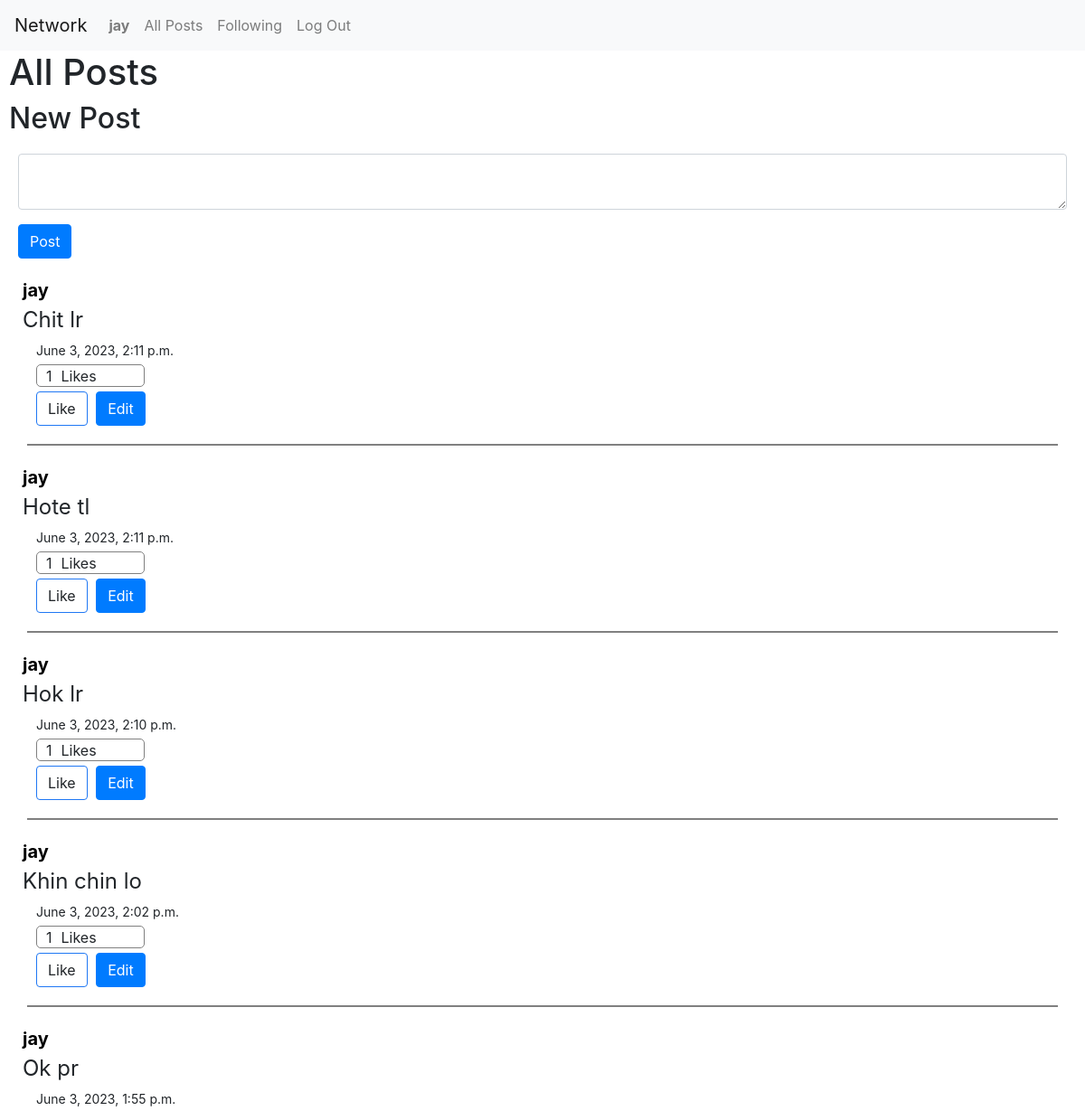
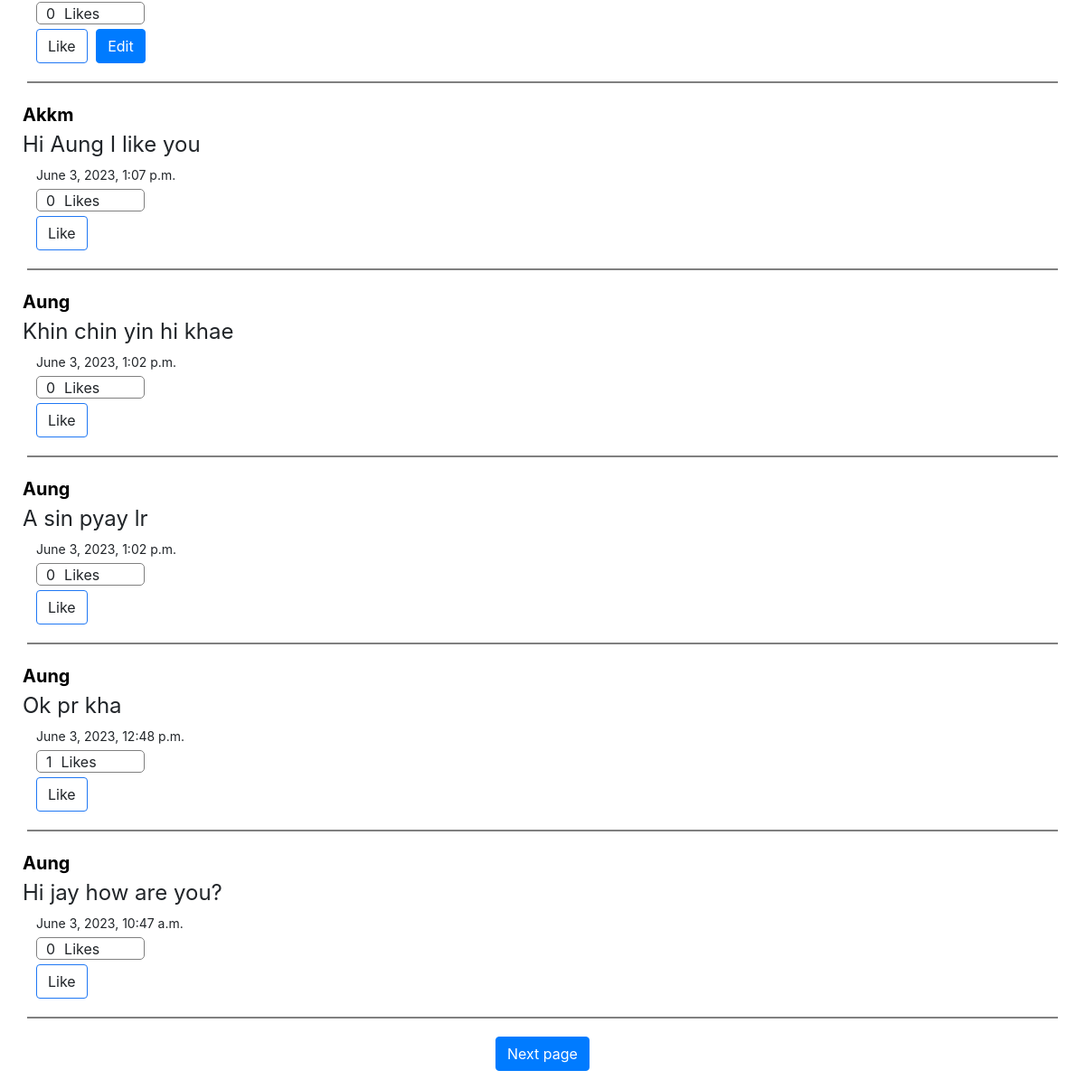
/ (signed in), run on the app's committed database (2 pictures, top to bottom).
### network/models.py (models this page shows)
class User(AbstractUser):
    pass

class Post(models.Model):
    user = models.ForeignKey("User", on_delete=models.CASCADE, related_name="poster")
    likes = models.ManyToManyField("User", related_name="liked_posts")
    timestamp = models.DateTimeField(auto_now_add=True)
    content = models.TextField(blank=True, null=False)

### network/views.py (the view)
# urls.py: path("", views.index, name="index"),
def index(request):
    allPosts = Post.objects.all().order_by("-timestamp")
    paginator = Paginator(allPosts, 10)
    pageNum = request.GET.get("page")
    pages = paginator.get_page(pageNum)
    return render(request, "network/index.html", {"posts": allPosts, "pages": pages})

### network/templates/network/index.html (shortened to what this page needs)
{% extends "network/layout.html" %}
{% load static %}
{% block body %}
    <h1 style="margin-left: 10px">All Posts</h1>
    {% if user.is_authenticated %}
        <h2 style="margin-left: 10px">New Post</h2>
            <div style="margin: 20px;">
                <form action="{% url 'newpost' %}" method="post">
                    <div class="form-group">
                        <textarea name="newpost" class="form-control" required></textarea>
                    </div>
                    <div class="form-group">
                        <input type="submit" value="Post" class="btn btn-primary">
                    </div>
                </form>
            </div>
    {% endif %}
    <div>
        {% for post in pages %}
            <a style="font-size: 20px; font-weight: bold; color: black; text-decoration: none;" href="{% url 'profile' post.user.id %}"><p style="margin: 0 0 0 25px;"> {{ post.user }} </p></a>
            <div style="display: flex; flex-direction: column">
                <div style="margin: 0px 0 5px 25px; font-size: 24px; font-weight: medium" class="card-text content" id="content{{ post.id }}">{{ post.content }}</div>
                <p style="font-size: 14px; margin: 0px 0 5px 40px"> {{ post.timestamp }} </p>
            </div>
            <div style="border-radius: 5px; display: flex; margin: 0 0 5px 40px; width: 10%; padding-left: 10px; height: 25px; border: 1px solid gray;">
                <div style="margin-right: 10px;" id="likes{{ post.id }}">{{ post.likes.all.count }}</div>
                Likes
            </div>
            {% if user.is_authenticated %}
                <button data-postid="{{ post.id }}" class="btn post-btn like" style="border: 1px solid rgb(32, 120, 244); margin-left: 40px; display: inline-block;">
                    {% if user in post.likes.all %}
                        <script>
                            document.querySelectorAll('button[class]').forEach(btn => {
                                btn.style.background = 'rgb(32, 120, 244)';
                                btn.style.color = 'white';
                            });
                        </script>
                        Unlike
                    {% else %}
                        Like
                    {% endif %}
                </button>
            {% else %}
                <a class="btn like" style="margin-left: 40px; background: white; border: 1px solid rgb(32, 120, 244); color:rgb(32, 120, 244); display: inline-block;" href="{% url 'login' %}">Like</a>
            {% endif %}
            {% if post.user.id == user.id %}
                <button style="margin-left: 5px; display: inline;" data-postid="{{ post.id }}" class="btn btn-primary edit-btn edit">Edit
                </button>
            {% endif %}
            <hr style="border: 1px solid gray; margin: 20px 30px;" >
        {% empty %}
            <p>No posts available</p>
        {% endfor %}
    </div>
    {% if pages.has_next %}
    <div style="width: 100%; display: flex; margin-bottom: 20px; justify-content: center; align-items: center;">
        <a class="btn btn-primary" href="?page={{ pages.next_page_number }}">Next page</a>
    </div>
    {% endif %}
{% endblock %}

### network/templates/network/layout.html (shortened to what this page needs)
{% load static %}
<!DOCTYPE html>
<html lang="en">
    <head>
        <link rel="stylesheet" href="https://stackpath.bootstrapcdn.com/bootstrap/4.4.1/css/bootstrap.min.css">
        <link href="{% static 'network/styles.css' %}" rel="stylesheet">
    </head>
    <body>
        <nav class="navbar navbar-expand-lg navbar-light bg-light">
            <a class="navbar-brand" href="{% url 'index' %}">Network</a>
            <div>
              <ul class="navbar-nav mr-auto">
                {% if user.is_authenticated %}
                    <li class="nav-item">
                        <a class="nav-link" href="{% url 'profile' user.id %}"><strong>{{ user.username }}</strong></a>
                    </li>
                {% endif %}
                <li class="nav-item">
                  <a class="nav-link" href="{% url 'index' %}">All Posts</a>
                </li>
                {% if user.is_authenticated %}
                    <li class="nav-item">
                        <a class="nav-link" href="{% url 'following' %}">Following</a>
                    </li>
                    <li class="nav-item">
                        <a class="nav-link" href="{% url 'logout' %}">Log Out</a>
                    </li>
                {% endif %}
              </ul>
            </div>
          </nav>
        <div class="body">
            {% block body %}
            {% endblock %}
        </div>
    </body>
</html>

### data on the page
User: username "jay"
Post: user "jay", content "Chit lr", timestamp "June 3, 2023, 2:11 p.m.", likes.all.count "1", shows "Like"
Post: user "jay", content "Hote tl", timestamp "June 3, 2023, 2:11 p.m.", likes.all.count "1", shows "Like"
Post: user "jay", content "Hok lr", timestamp "June 3, 2023, 2:10 p.m.", likes.all.count "1", shows "Like"
Post: user "jay", content "Khin chin lo", timestamp "June 3, 2023, 2:02 p.m.", likes.all.count "1", shows "Like"
Post: user "jay", content "Ok pr", timestamp "June 3, 2023, 1:55 p.m.", likes.all.count "0", shows "Like"
Post: user "Akkm", content "Hi Aung I like you", timestamp "June 3, 2023, 1:07 p.m.", likes.all.count "0", shows "Like"
Post: user "Aung", content "Khin chin yin hi khae", timestamp "June 3, 2023, 1:02 p.m.", likes.all.count "0", shows "Like"
Post: user "Aung", content "A sin pyay lr", timestamp "June 3, 2023, 1:02 p.m.", likes.all.count "0", shows "Like"
Post: user "Aung", content "Ok pr kha", timestamp "June 3, 2023, 12:48 p.m.", likes.all.count "1", shows "Like"
Post: user "Aung", content "Hi jay how are you?", timestamp "June 3, 2023, 10:47 a.m.", likes.all.count "0", shows "Like"
